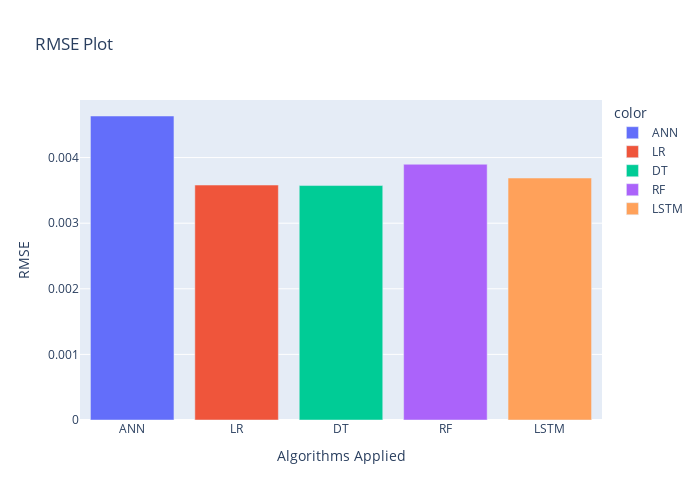

Notebook cell for this chart:
### Code cell
fig = px.bar(x=algo_name,y=rmse_list, title = 'RMSE Plot', color=algo_name, height=500, width= 700)
fig.update_layout(xaxis_title="Algorithms Applied", yaxis_title="RMSE")
fig.show()

### Figure 1 — Plotly figure (JSON) as saved in the notebook; plotly's stock layout.template omitted (floating-point values rounded to 4 significant figures)
{"data": [{"alignmentgroup": "True", "hovertemplate": "color=ANN<br>x=%{x}<br>y=%{y}<extra></extra>", "legendgroup": "ANN", "marker": {"color": "#636efa", "pattern": {"shape": ""}}, "name": "ANN", "offsetgroup": "ANN", "orientation": "v", "showlegend": true, "textposition": "auto", "type": "bar", "x": ["ANN"], "xaxis": "x", "y": [0.004634], "yaxis": "y"}, {"alignmentgroup": "True", "hovertemplate": "color=LR<br>x=%{x}<br>y=%{y}<extra></extra>", "legendgroup": "LR", "marker": {"color": "#EF553B", "pattern": {"shape": ""}}, "name": "LR", "offsetgroup": "LR", "orientation": "v", "showlegend": true, "textposition": "auto", "type": "bar", "x": ["LR"], "xaxis": "x", "y": [0.003581], "yaxis": "y"}, {"alignmentgroup": "True", "hovertemplate": "color=DT<br>x=%{x}<br>y=%{y}<extra></extra>", "legendgroup": "DT", "marker": {"color": "#00cc96", "pattern": {"shape": ""}}, "name": "DT", "offsetgroup": "DT", "orientation": "v", "showlegend": true, "textposition": "auto", "type": "bar", "x": ["DT"], "xaxis": "x", "y": [0.003574], "yaxis": "y"}, {"alignmentgroup": "True", "hovertemplate": "color=RF<br>x=%{x}<br>y=%{y}<extra></extra>", "legendgroup": "RF", "marker": {"color": "#ab63fa", "pattern": {"shape": ""}}, "name": "RF", "offsetgroup": "RF", "orientation": "v", "showlegend": true, "textposition": "auto", "type": "bar", "x": ["RF"], "xaxis": "x", "y": [0.003899], "yaxis": "y"}, {"alignmentgroup": "True", "hovertemplate": "color=LSTM<br>x=%{x}<br>y=%{y}<extra></extra>", "legendgroup": "LSTM", "marker": {"color": "#FFA15A", "pattern": {"shape": ""}}, "name": "LSTM", "offsetgroup": "LSTM", "orientation": "v", "showlegend": true, "textposition": "auto", "type": "bar", "x": ["LSTM"], "xaxis": "x", "y": [0.003688], "yaxis": "y"}], "layout": {"barmode": "relative", "height": 500, "legend": {"title": {"text": "color"}, "tracegroupgap": 0}, "title": {"text": "RMSE Plot"}, "width": 700, "xaxis": {"anchor": "y", "domain": [0, 1], "title": {"text": "Algorithms Applied"}}, "yaxis": {"anchor": "x", "domain": [0, 1], "title": {"text": "RMSE"}}}}
